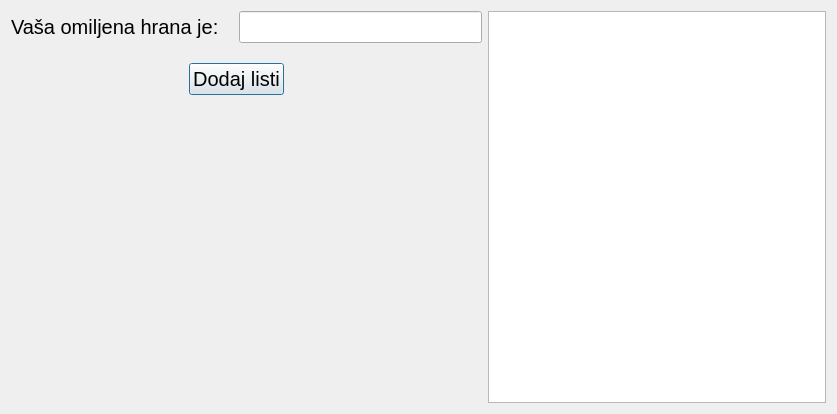
<?xml version="1.0" encoding="UTF-8"?>
<ui version="4.0">
 <class>Dialog</class>
 <widget class="QDialog" name="Dialog">
  <property name="geometry">
   <rect>
    <x>0</x>
    <y>0</y>
    <width>837</width>
    <height>414</height>
   </rect>
  </property>
  <property name="windowTitle">
   <string>Demo list widget 3</string>
  </property>
  <layout class="QGridLayout" name="gridLayout">
   <item row="0" column="0">
    <layout class="QVBoxLayout" name="verticalLayout">
     <property name="spacing">
      <number>20</number>
     </property>
     <item>
      <layout class="QHBoxLayout" name="horizontalLayout">
       <item>
        <widget class="QLabel" name="label">
         <property name="font">
          <font>
           <family>MS Sans Serif</family>
           <pointsize>15</pointsize>
          </font>
         </property>
         <property name="text">
          <string>Vaša omiljena hrana je:</string>
         </property>
         <property name="alignment">
          <set>Qt::AlignLeading|Qt::AlignLeft|Qt::AlignVCenter</set>
         </property>
        </widget>
       </item>
       <item>
        <widget class="QLineEdit" name="lineEditFoodItem">
         <property name="font">
          <font>
           <family>MS Sans Serif</family>
           <pointsize>15</pointsize>
          </font>
         </property>
         <property name="alignment">
          <set>Qt::AlignLeading|Qt::AlignLeft|Qt::AlignVCenter</set>
         </property>
        </widget>
       </item>
      </layout>
     </item>
     <item>
      <layout class="QHBoxLayout" name="horizontalLayout_2">
       <item>
        <spacer name="horizontalSpacer">
         <property name="orientation">
          <enum>Qt::Horizontal</enum>
         </property>
         <property name="sizeHint" stdset="0">
          <size>
           <width>178</width>
           <height>20</height>
          </size>
         </property>
        </spacer>
       </item>
       <item>
        <widget class="QPushButton" name="pushButtonAdd">
         <property name="font">
          <font>
           <family>MS Sans Serif</family>
           <pointsize>15</pointsize>
          </font>
         </property>
         <property name="text">
          <string>Dodaj listi</string>
         </property>
        </widget>
       </item>
       <item>
        <spacer name="horizontalSpacer_2">
         <property name="orientation">
          <enum>Qt::Horizontal</enum>
         </property>
         <property name="sizeHint" stdset="0">
          <size>
           <width>198</width>
           <height>20</height>
          </size>
         </property>
        </spacer>
       </item>
      </layout>
     </item>
    </layout>
   </item>
   <item row="0" column="1" rowspan="2">
    <widget class="QListWidget" name="listWidgetSelectedItems">
     <property name="font">
      <font>
       <family>SansSerif</family>
       <pointsize>15</pointsize>
      </font>
     </property>
    </widget>
   </item>
  </layout>
 </widget>
 <resources/>
 <connections/>
</ui>
